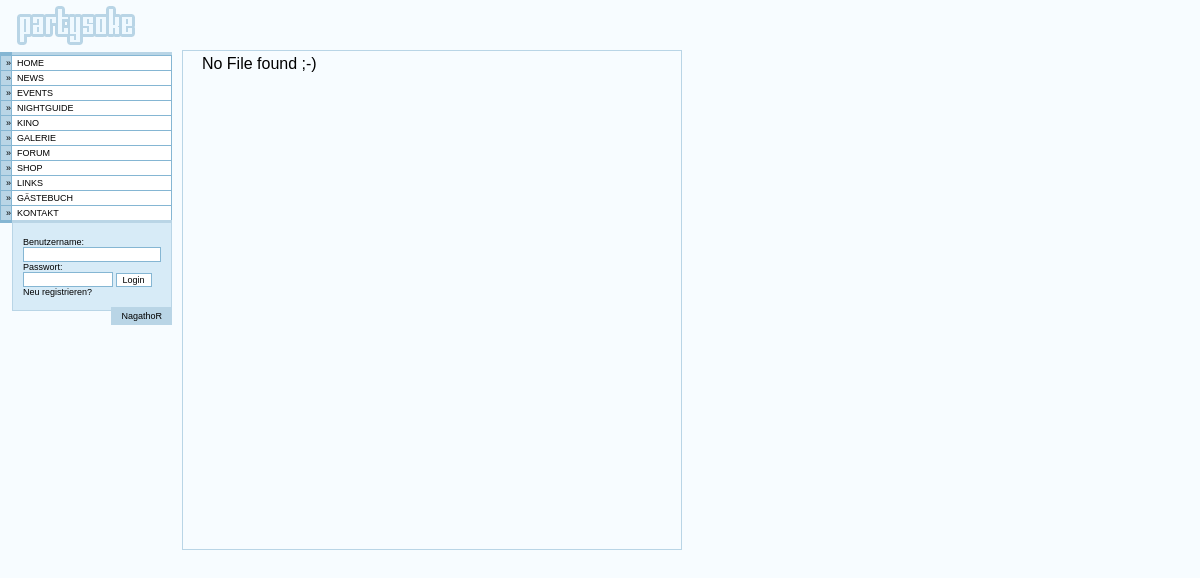
The page / on the database its author committed.
### tables this page shows
CREATE TABLE `navigation` (
  `id` int(4) default NULL,
  `sub_id` int(4) default NULL,
  `sub_name` char(25) default NULL,
  `link_name` char(50) default NULL,
  `link` char(50) default NULL,
  `visible` enum('y','n') NOT NULL default 'y'
) TYPE=MyISAM COMMENT='Navigations Menü';

### core/config.php (called while the page is built, shortened)
<?php
$theme = "xp";
$table["navigation"] = "navigation";
$table["news"] = "news";
$table["news_comments"] = "news_comments";
?>

### index.php (the view, shortened to what this page needs)
<?
include("core/config.php");
?>
<html>
<head>
<link rel="stylesheet" type="text/css" href="themes/<? echo $theme; ?>/style.css">
</head>
<body topmargin="0" leftmargin="0" rightmargin="0" bottommargin="0">
<table border="0" width="100%" cellspacing="0" cellpadding="0">
	<tr>
		<td width="165" valign="top">
		<table class="font-small" border="0" width="100%" cellspacing="0" cellpadding="0">
			<tr>
				<td width="20" class="navi-top-left">&nbsp;</td>
				<td class="navi-top-right" valign="top">
				<img src="themes/<? echo $theme; ?>/images/logo.gif" border="0">&nbsp;
				</td>
			</tr>
<?
$p = explode("|",$p);
$page = $p[0];
$select = "	SELECT
				sub_name,link_name,link
			FROM $table[navigation]
			WHERE (sub_name IS NULL OR sub_name='$page') AND visible='y'
			ORDER BY id,sub_id ASC";
$sql = mysql_query($select);
while(list($sub_name,$link_name,$link) = mysql_fetch_row($sql))
{
	if ($page == $link) {
		$css = "navi-left-on";
		$css_menu = "navi-menu-on";
	}
	else {
		$css = "navi-left-off";
		$css_menu = "navi-menu-off";
	}
	if ($sub_name == NULL) {
	echo "
			<tr>
				<td class=\"$css\">&nbsp;&nbsp;&raquo;
				</td>
				<td class=\"$css_menu\"><a href=\"index.php?p=$link\">$link_name</a>
				</td>
			</tr>";
	}
}
?>
			<tr>
				<td width="20" class="navi-bottom-left">&nbsp;</td>
				<td class="navi-bottom-right"><form><BR>
				Benutzername:<BR><input class="text" type="text" name="user" size="20"><BR>
				Passwort:
				<BR><input class="text" type="text" name="user" size="12">
				<input class="button" type="submit" value="Login" name="btn_submit"><BR>
				<a href="">Neu registrieren?</a>
				</form>
				</td>
			</tr>
			<tr>
				<td>&nbsp;</td>
				<td align="right">
				<span class="navi-user"><a href="">NagathoR</a></span>
				</td>
			</tr>
			</table>
		</td>
		<td width="500" style="padding-left: 10px; padding-top: 50px;" align="left">
			<table border="0" width="500" height="500" cellspacing="0" cellpadding="0">
				<tr>
					<td class="content" valign="top">&nbsp;
<?
	for($i=0; $i<count($p);$i++) {
		if ($i == 0) {
			$link .= "$p[$i]";
		}
		else {
			$link .= "/$p[$i]";
		}
	}
	if (isset($a)) {
		$link .= "/$a.php";
	}
	else {
		$link .= "/index.php";
	}
	if (file_exists($link)) {
		include("$link");
	}
	else {
		include("content.php");
	}
?>
					</td>
				</tr>
			</table>
		</td>
		<td style="padding-left: 10px; padding-top: 30px;" align="left" valign="top">
		</td>
	</tr>
</table>
</body>
</html>

### content.php
No File found ;-)

### themes/default/style.css (style rules this page uses)
BODY { background-color: #F7FCFF; font-family: Verdana, Arial, Helvetica; font-size: 10pt; }
A { color: #000000; text-decoration: none; }
A:link { color: #000000; text-decoration: none; }
.font-small { font-size: 9px; }
TD.navi-top-left { border-bottom: 3px solid #85B6D3; }
TD.navi-top-right { border-bottom: 3px solid #B9D5E6; }
TD.navi-left-off { background-color: #B9D5E6; border-left: 1px solid #85B6D3; border-right: 1px solid #85B6D3; border-top: 1px solid #85B6D3; }
TD.navi-menu-off A { text-decoration: none; display: block; background-color: #FFFFFF; border-right: 1px solid #85B6D3; border-top: 1px solid #85B6D3; padding-top: 2px; padding-right: 25px; padding-bottom: 2px; padding-left: 5px; }
TD.navi-menu-off A:link { text-decoration: none; display: block; background-color: #FFFFFF; border-top: 1px solid #85B6D3; padding-top: 2px; padding-right: 25px; padding-bottom: 2px; padding-left: 5px; }
TD.navi-bottom-left { height: 3px; border-top: 3px solid #85B6D3; }
TD.navi-bottom-right { background-color: #D7EBF7; border-top: 3px solid #B9D5E6; border-left: 1px solid #B9D5E6; border-right: 1px solid #B9D5E6; border-bottom: 1px solid #B9D5E6; padding-top: 4px; padding-right: 10px; padding-bottom: 4px; padding-left: 10px; }
.navi-user { background-color: #B9D5E6; padding-top: 4px; padding-right: 10px; padding-bottom: 4px; padding-left: 10px; }
INPUT.text { font-size: 10px; border-top: 1px solid #85B6D3; border-right: 1px solid #85B6D3; border-bottom: 1px solid #85B6D3; border-left: 1px solid #85B6D3; }
INPUT.button { font-size: 9px; background-color: #FFFFFF; border-top: 1px solid #85B6D3; border-right: 1px solid #85B6D3; border-bottom: 1px solid #85B6D3; border-left: 1px solid #85B6D3; }
TD.content { border-top: 1px solid #B9D5E6; border-left: 1px solid #B9D5E6; border-right: 1px solid #B9D5E6; border-bottom: 1px solid #B9D5E6; padding-top: 4px; padding-right: 10px; padding-bottom: 4px; padding-left: 10px; }

### rows shown on the page
navigation: link_name "HOME"
navigation: link_name "NEWS"
navigation: link_name "EVENTS"
navigation: link_name "NIGHTGUIDE"
navigation: link_name "KINO"
navigation: link_name "GALERIE"
navigation: link_name "FORUM"
navigation: link_name "SHOP"
navigation: link_name "LINKS"
navigation: link_name "GÄSTEBUCH"
navigation: link_name "KONTAKT"
